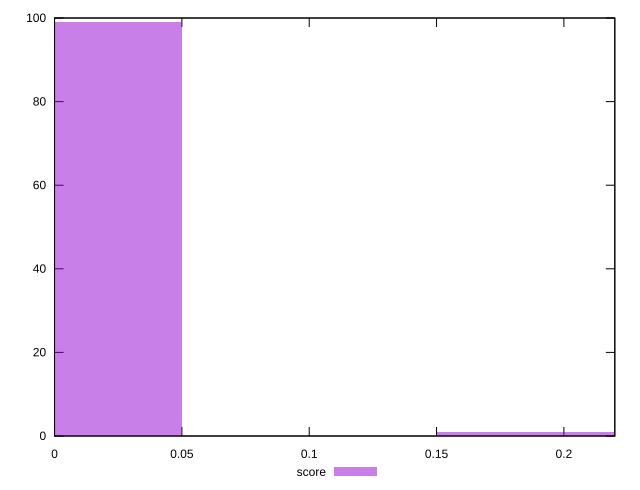

Write the gnuplot code that produced this figure.
reset

$score <<EOF
0 99
0.2 1
EOF

set key outside below
set boxwidth 0.1
set xrange [0:0.22]
set yrange [0:100]
set trange [0:100]
set style fill transparent solid 0.5 noborder
set terminal svg size 640, 490 enhanced background rgb 'white'
set output "reprap/unused-javascript/samples/pages+cached+noexternal+nomedia/score/histogram.svg"

plot $score title "score" with boxes

reset
